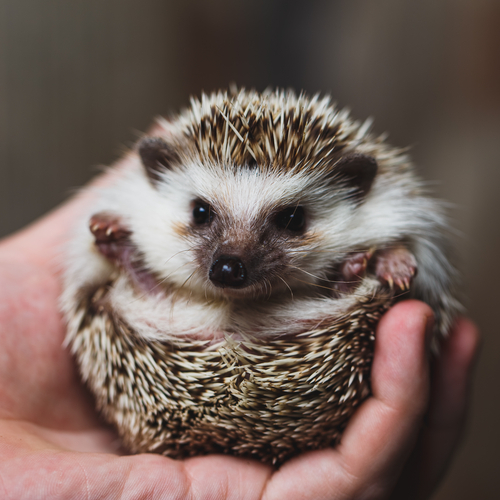
#> input picture img/hari.jpg, 500 x 500 px
$ jupyter execute 'Canny法によるエッジ検出.ipynb'   (shell and % lines are left out)
#> lines starting #> are read from the running program, lines starting #| are printed output that depends on the picture; after the words box and inside, x2 and y2 are one past the last pixel; in counts of white or black regions, pixels touching at a corner belong together
[cell 1]
import numpy as np
import cv2 # OpenCV-Python
import pandas as pd
from pandas import Series
import matplotlib.pyplot as plt

# OpenCVのCannyエッジ検出

[cell 2]
img = cv2.imread('../../img/hari.jpg',0)
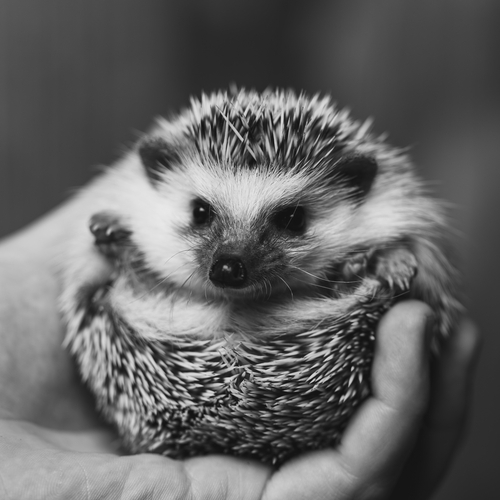
#> img: shape (500, 500); min 7, max 233, mean 99.5
edges = cv2.Canny(img,100,200)
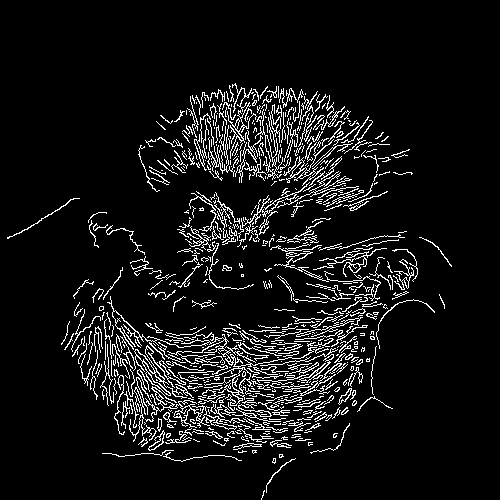
#> edges: shape (500, 500); 8% white in thin lines or dots, all inside (x1, y1, x2, y2) = (7, 83, 452, 500)

plt.subplot(121),plt.imshow(img,cmap = 'gray')
plt.title('Original Image'), plt.xticks([]), plt.yticks([])
plt.subplot(122),plt.imshow(edges,cmap = 'gray')
plt.title('Edge Image'), plt.xticks([]), plt.yticks([])

plt.show()
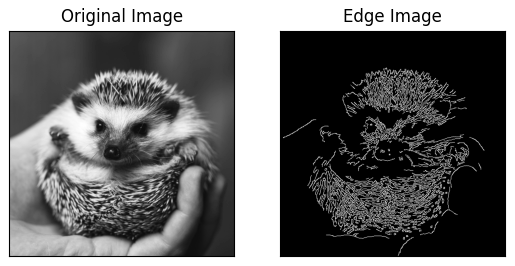
#> figure drawn by matplotlib, 2 panels

[cell 3]
h1 = range(0, 500,10)
h2 = range(0, 500,10)
for (h1,h2) in zip(h1,h2):
    edges = cv2.Canny(img,h1,h2)
    plt.plot(), plt.imshow(edges,cmap = 'gray')
    plt.show()
#> this loop made 50 passes
#> pass 1, `edges = cv2.Canny(img,h1,h2)`:
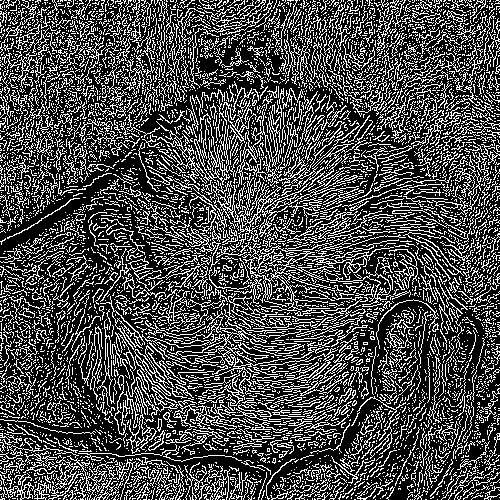
#> edges: shape (500, 500); 29.1% white in thin lines or dots
#> pass 2, `edges = cv2.Canny(img,h1,h2)`:
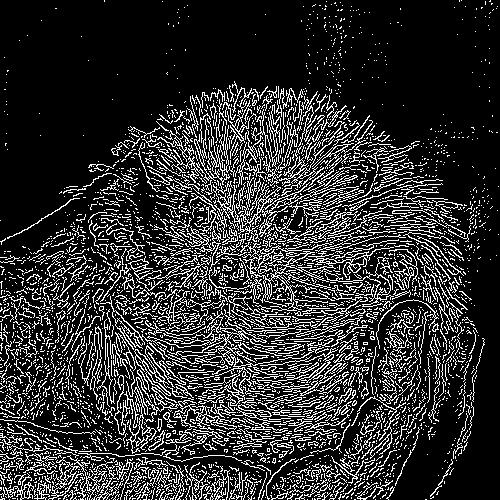
#> edges: shape (500, 500); 18.8% white in thin lines or dots
#> pass 3, `edges = cv2.Canny(img,h1,h2)`:
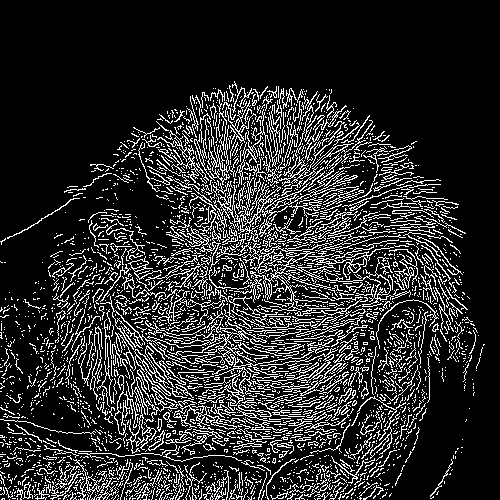
#> edges: shape (500, 500); 16.7% white in thin lines or dots, all inside (x1, y1, x2, y2) = (0, 81, 485, 500)

[cell 4]
for h1 in range(0, 500,10):
    for h2 in range(0, 500,10):
        edges = cv2.Canny(img,h1,h2)
        plt.plot(), plt.imshow(edges,cmap = 'gray')
        plt.show()
        break
#> this loop made 50 passes
#> pass 2, `plt.show()`:
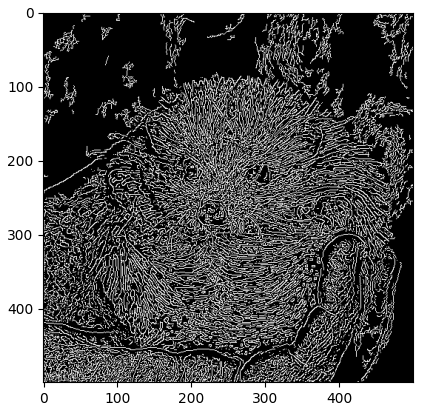
#> figure drawn by matplotlib, 1 panel

$ run again, with img/cag_bureta.jpg copied over img/hari.jpg
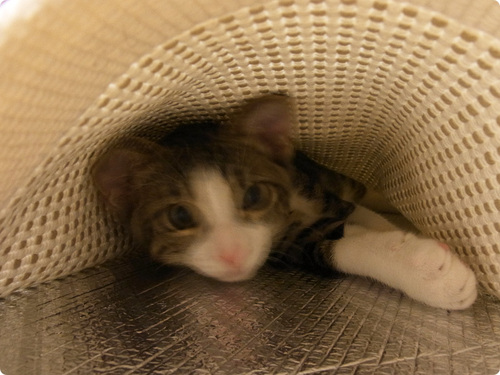
#> input picture img/cag_bureta.jpg, 500 x 375 px
#> `edges = cv2.Canny(img,100,200)`:
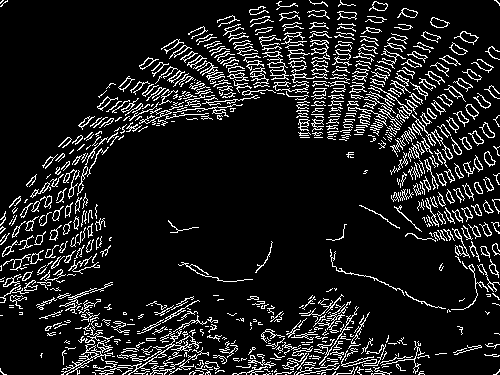
#> edges: shape (375, 500); 11.3% white in thin lines or dots
#> the loop `for h1 in range(0, 500,10):` made 50 passes
#> pass 2, `plt.show()`:
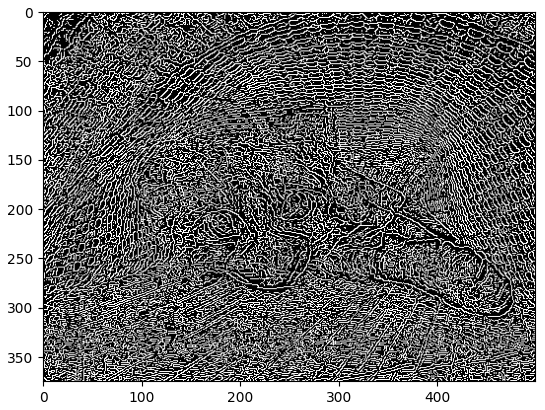
#> figure drawn by matplotlib, 1 panel
